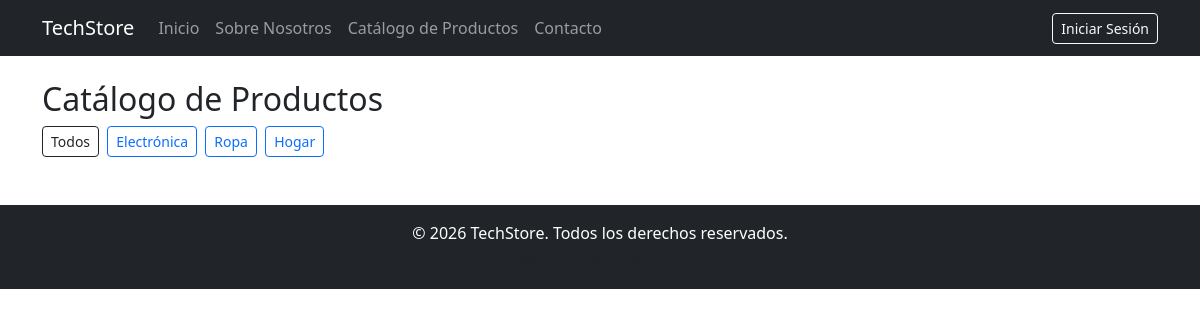
Page /catalogo.php?cat=2 on the committed database.
### tables this page shows
CREATE TABLE IF NOT EXISTS categorias (
    id INT AUTO_INCREMENT PRIMARY KEY,
    nombre VARCHAR(100) NOT NULL
);

### catalogo.php (the view, shortened to what this page needs)
<?php
require_once 'config/db.php';
$cat_stmt = $pdo->query("SELECT * FROM categorias");
$categorias = $cat_stmt->fetchAll();
include 'includes/header.php';
?>
<h2>Catálogo de Productos</h2>
<div class="mb-4">
    <a href="catalogo.php" class="btn btn-outline-dark btn-sm me-1">Todos</a>
    <?php foreach ($categorias as $cat): ?>
        <a href="catalogo.php?cat=<?= $cat['id'] ?>" class="btn btn-outline-primary btn-sm me-1">
            <?= htmlspecialchars($cat['nombre']) ?>
        </a>
    <?php endforeach; ?>
</div>
<?php include 'includes/footer.php'; ?>

### rows in the picture
categorias: nombre "Electrónica"
categorias: nombre "Ropa"
categorias: nombre "Hogar"
